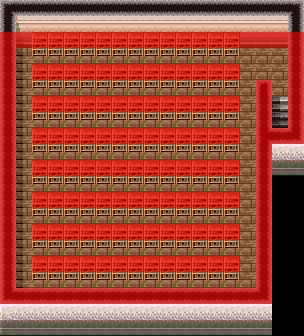

Below is a game level as drawn by its tile map, then a one-line description and the .tmx file that defines it, in full:
An orthogonal 19x21 tile map with 16x16 px tiles, 2 tile layers (Library, Collision), 2 tilesets.

<map version="1.10" tiledversion="1.10.2" orientation="orthogonal" renderorder="right-down" width="19" height="21" tilewidth="16" tileheight="16" infinite="0" nextlayerid="3" nextobjectid="1">
 <tileset firstgid="1" name="Library" tilewidth="16" tileheight="16" tilecount="54" columns="9">
  <image source="../../media/textures/library.png" width="144" height="96" />
 </tileset>
 <tileset firstgid="55" name="Collision" tilewidth="16" tileheight="16" tilecount="1" columns="1">
  <image source="transparency.png" width="16" height="16" />
 </tileset>
 <layer id="1" name="Library" width="19" height="21" locked="1">
  <data encoding="csv">
1,9,9,9,9,9,9,9,9,9,9,9,9,9,9,9,9,9,2,
18,22,23,23,23,23,23,23,23,23,23,23,23,23,23,23,23,23,18,
18,31,7,7,7,7,7,7,7,7,7,7,7,7,7,33,33,33,18,
18,25,16,16,16,16,16,16,16,16,16,16,16,16,16,26,26,26,18,
18,25,7,7,7,7,7,7,7,7,7,7,7,7,7,26,26,26,18,
18,25,16,16,16,16,16,16,16,16,16,16,16,16,16,26,13,26,18,
18,25,7,7,7,7,7,7,7,7,7,7,7,7,7,26,18,38,18,
18,25,16,16,16,16,16,16,16,16,16,16,16,16,16,26,18,47,18,
18,25,7,7,7,7,7,7,7,7,7,7,7,7,7,26,5,9,11,
18,25,16,16,16,16,16,16,16,16,16,16,16,16,16,26,18,20,20,
18,25,7,7,7,7,7,7,7,7,7,7,7,7,7,26,18,29,29,
18,25,16,16,16,16,16,16,16,16,16,16,16,16,16,26,18,0,0,
18,25,7,7,7,7,7,7,7,7,7,7,7,7,7,26,18,0,0,
18,25,16,16,16,16,16,16,16,16,16,16,16,16,16,26,18,0,0,
18,25,7,7,7,7,7,7,7,7,7,7,7,7,7,26,18,0,0,
18,25,16,16,16,16,16,16,16,16,16,16,16,16,16,26,18,0,0,
18,25,7,7,7,7,7,7,7,7,7,7,7,7,7,26,18,0,0,
18,25,16,16,16,16,16,16,16,16,16,16,16,16,16,26,18,0,0,
10,9,9,9,9,9,9,9,9,9,9,9,9,9,9,9,11,0,0,
19,20,20,20,20,20,20,20,20,20,20,20,20,20,20,20,20,0,0,
28,29,29,29,29,29,29,29,29,29,29,29,29,29,29,29,29,0,0
</data>
 </layer>
 <layer id="2" name="Collision" width="19" height="21">
  <data encoding="csv">
0,0,0,0,0,0,0,0,0,0,0,0,0,0,0,0,0,0,0,
0,0,0,0,0,0,0,0,0,0,0,0,0,0,0,0,0,0,0,
55,55,55,55,55,55,55,55,55,55,55,55,55,55,55,55,55,55,55,
55,0,0,0,0,0,0,0,0,0,0,0,0,0,0,0,0,0,55,
55,0,55,55,55,55,55,55,55,55,55,55,55,55,55,0,0,0,55,
55,0,0,0,0,0,0,0,0,0,0,0,0,0,0,0,55,0,55,
55,0,55,55,55,55,55,55,55,55,55,55,55,55,55,0,55,0,55,
55,0,0,0,0,0,0,0,0,0,0,0,0,0,0,0,55,0,55,
55,0,55,55,55,55,55,55,55,55,55,55,55,55,55,0,55,55,55,
55,0,0,0,0,0,0,0,0,0,0,0,0,0,0,0,55,0,0,
55,0,55,55,55,55,55,55,55,55,55,55,55,55,55,0,55,0,0,
55,0,0,0,0,0,0,0,0,0,0,0,0,0,0,0,55,0,0,
55,0,55,55,55,55,55,55,55,55,55,55,55,55,55,0,55,0,0,
55,0,0,0,0,0,0,0,0,0,0,0,0,0,0,0,55,0,0,
55,0,55,55,55,55,55,55,55,55,55,55,55,55,55,0,55,0,0,
55,0,0,0,0,0,0,0,0,0,0,0,0,0,0,0,55,0,0,
55,0,55,55,55,55,55,55,55,55,55,55,55,55,55,0,55,0,0,
55,0,0,0,0,0,0,0,0,0,0,0,0,0,0,0,55,0,0,
55,55,55,55,55,55,55,55,55,55,55,55,55,55,55,55,55,0,0,
0,0,0,0,0,0,0,0,0,0,0,0,0,0,0,0,0,0,0,
0,0,0,0,0,0,0,0,0,0,0,0,0,0,0,0,0,0,0
</data>
 </layer>
</map>